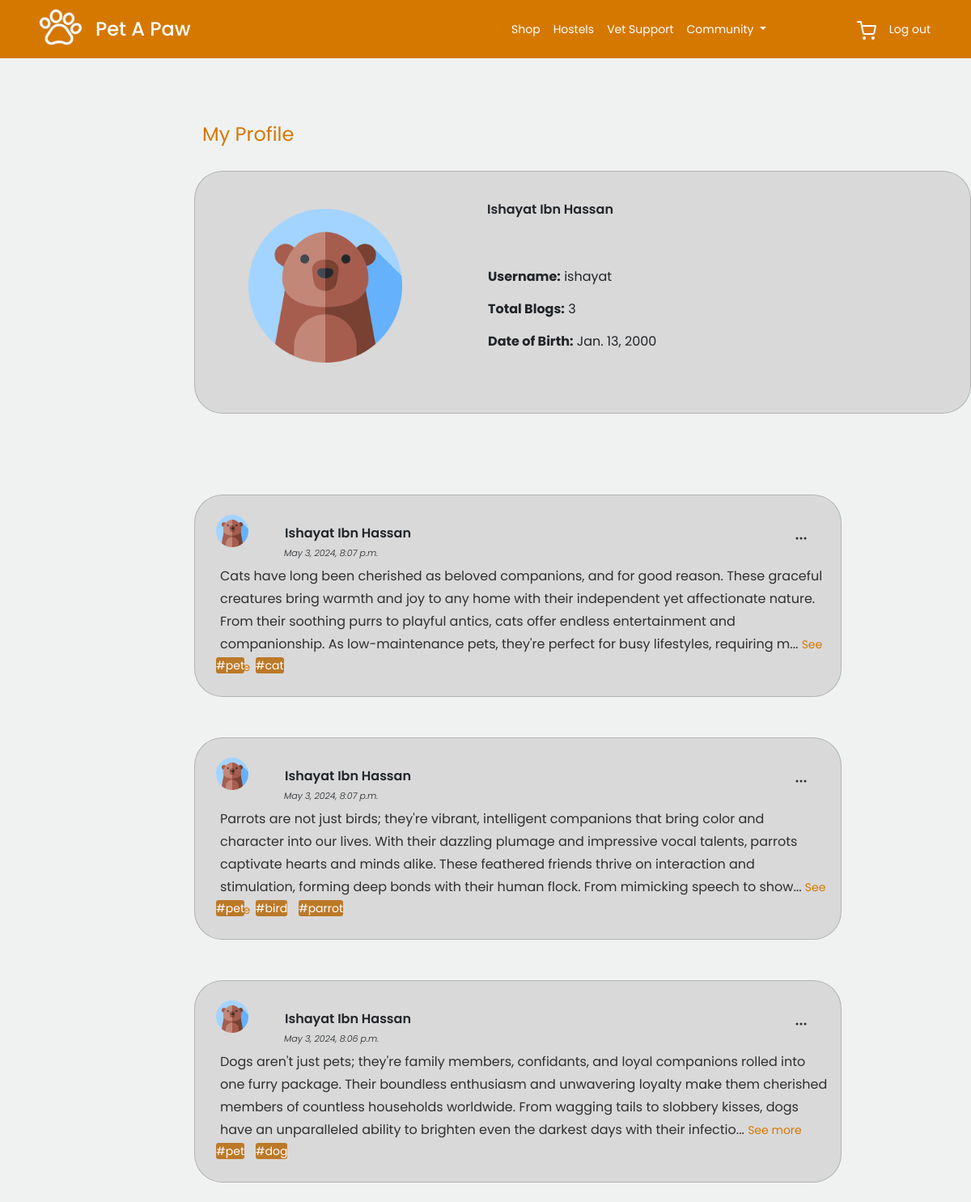
Screenshot of /blog/my_blog/ishayat/ (signed in) with the database file from the repository.
### home/models.py (models this page shows, shortened)
class UserProfile(models.Model):
    user = models.OneToOneField(User, on_delete=models.CASCADE)
    name = models.CharField(max_length=100)
    email = models.EmailField()
    phone_num = models.CharField(max_length=11)
    dob = models.DateField()
    street = models.CharField(max_length=100)
    house_no = models.CharField(max_length=20)
    area = models.CharField(max_length=100)
    image = models.ImageField(upload_to='user_images/', null=True, blank=True)

### blog/models.py (models this page shows, shortened)
class Blog(models.Model):
    blog_id = models.AutoField(primary_key=True)
    created_at = models.DateTimeField(auto_now_add=True)
    content = models.TextField()
    like_count = models.IntegerField(default=0)
    comment_count = models.IntegerField(default=0)
    user = models.ForeignKey(User, on_delete=models.CASCADE)
    liked_by = models.ManyToManyField(User, related_name='liked_blogs', blank=True)
    tags = models.ManyToManyField(Tag)

class Tag(models.Model):
    name = models.CharField(max_length=50)

### blog/views.py (the view)
# urls.py: path('my_blog/<slug:username>/', views.my_blogs, name='my_blogs'),
@login_required
def my_blogs(request, username):
    user = get_object_or_404(User, username=username)
    blogs = Blog.objects.filter(user=user).order_by('-created_at').all()
    context = {'blogs': blogs}
    return render(request, 'blog/my_blogs.html', context)

### blog/templates/blog/my_blogs.html (shortened to what this page needs)
{% extends 'base.html' %}
{% load static %}
{% block css %}
    <link rel="stylesheet" href="{% static 'css/my_blog.css' %}">
{% endblock %}
{% block content %}
    <h1>My Profile</h1>
    <div class="card mb-4 rounded-5 p-3 profile-card">
        <div class="card-content profile-card-content">
            <img class="profile-img" src="{{ user.userprofile.image.url }}">
            <p class="card-title">{{ user.userprofile.name }}</p>
            <p class="card-text profile-content user-name"><b>Username:</b> {{ request.user }}</p>
            <p class="card-text profile-content blog-count"><b>Total Blogs:</b> {{ blogs|length }}</p>
            <p class="card-text profile-content dob"><b>Date of Birth:</b> {{ request.user.userprofile.dob }}</p>
        </div>
    </div>
    {% for blog in blogs %}
        <div class="card mb-4 rounded-5 p-3 blog-card">
            <div class="card-content blog-card-content">
                <img class="blogger-img" src="{{ user.userprofile.image.url }}">
                <p class="card-title">{{ blog.user.userprofile.name }}</p>
                <h6 class="card-subtitle mb-2  blog-time">{{ blog.created_at }}</h6>
                <div class="dropdown three-dots-toggler">
                    <a class="" href="#" role="button" id="toggleLink" data-bs-toggle="dropdown"
                       aria-expanded="false">
                        <svg xmlns="http://www.w3.org/2000/svg" width="16" height="16" fill="currentColor"
                             class="bi bi-three-dots " viewBox="0 0 16 16">
                            <path d="M3 9.5a1.5 1.5 0 1 1 0-3 1.5 1.5 0 0 1 0 3m5 0a1.5 1.5 0 1 1 0-3 1.5 1.5 0 0 1 0 3m5 0a1.5 1.5 0 1 1 0-3 1.5 1.5 0 0 1 0 3"/>
                        </svg>
                    </a>
                </div>
                <a href="{% url 'single_blog' blog.blog_id %}">
                    {% if blog.content|length > 350 %}
                        <p class="card-text blog-content">{{ blog.content|slice:":350" }}... <span class="see-more">See more</span>
                        </p>
                    {% else %}
                        <p class="card-text blog-content">{{ blog.content }}</p>
                    {% endif %}
                </a>
                <div class="tags">
                    {% for tag in blog.tags.all %}
                        <a href="{% url 'blog_home' %}?searchInput={{ tag.name }}" class="tag">#{{ tag.name }}</a>
                    {% endfor %}
                </div>
            </div>
        </div>
    {% endfor %}
{% endblock %}

### templates/base.html (shortened to what this page needs)
{% load static %}
<!doctype html>
<html lang="en">
<head>
    <link href="https://cdnjs.cloudflare.com/ajax/libs/font-awesome/6.0.0-beta3/css/all.min.css" rel="stylesheet">
    <link href="https://cdn.jsdelivr.net/npm/bootstrap@5.3.3/dist/css/bootstrap.min.css" rel="stylesheet"
>
    <link rel="stylesheet" href="{% static 'css/navbar.css' %}">
    {% block css %} {% endblock %}
    <link rel="stylesheet" href="{% static base.css %}">
    <link rel="stylesheet" href="{% static 'css/style.css' %}">
    <link rel="stylesheet" href="{% static 'css/tiny-slider.css' %}">
</head>
<body>
<nav id="navbar-settings" class="navbar navbar-expand-md "
     arial-label="Furni navigation bar">
    <div class="container">
        <a href="{% url 'home' %}"><img src="{% static 'img/icon.png' %}" alt="Icon" class="icon-image"></a>
        <a class="navbar-brand" href="{% url 'home' %}">Pet A Paw</a>
        <div class="collapse navbar-collapse" id="navbarsFurni">
            <ul class="custom-navbar-nav navbar-nav ms-auto mb-2 mb-md-0">
                <li><a class="nav-link" href="{% url 'shop' %}">Shop</a></li>
                <li><a class="nav-link" href="{% url 'hostel' %}">Hostels</a></li>
                <li><a class="nav-link" href="{% url 'vet_home' %}">Vet Support</a></li>
                <li class="nav-item dropdown">
                    <a class="nav-link dropdown-toggle community-toggle" href="#" id="navbarDropdownMenuLink"
                       role="button"
                       data-bs-toggle="dropdown" aria-expanded="false">
                        Community
                    </a>
                </li>
            </ul>
            <ul class="custom-navbar-cta navbar-nav mb-2 mb-md-0 ms-5">
                {% if request.user.is_authenticated %}
                    <ul class="custom-navbar-cta navbar-nav mb-2 mb-md-0 ms-5">
                        <li><a class="nav-link" href="" id="cartButton"><img
                                src="{% static 'images/home_page/cart.svg' %}"></a>
                        </li>
                    </ul>
                    <a href="{% url 'logout' %}" class="nav-link">Log out</a>
                {% else %}
                    <a href="{% url 'login' %}" class="nav-link">Login</a>
                {% endif %}
            </ul>
        </div>
    </div>
</nav>
{% block content %}
{% endblock %}

### static/css/navbar.css (style rules this page uses)
#navbar-settings { height: 72px !important; background-color: #D57800; }
.icon-image { width: 66px; height: 56px; margin-bottom: 5px; }
.navbar-brand { display: inline-block; font-family: "Poppins", sans-serif !important; font-weight: 500; font-style: normal; font-size: 24px; color: #FFFFFF; margin-left: 10px; }
.nav-link { font-family: "Poppins", sans-serif; font-weight: 400; font-style: normal; font-size: 14px; color: #FFFFFF; }

### blog/static/css/my_blog.css (style rules this page uses)
h1 { font-family: "Poppins", sans-serif; font-weight: 400; font-style: normal; font-size: 24px; color: #D57800; margin-top: 80px; margin-left: 250px; }
.profile-card { background-color: #D9D9D9; max-width: 1000px; height: 300px; border-radius: 35px !important; margin-top: 30px; margin-left: 240px; padding: 0px; font-family: "Poppins", sans-serif; margin-bottom: 100px !important; }
.profile-card-content { display: flex; align-items: flex-start; position: relative; }
.profile-img { width: 190px; height: 190px; margin-right: 80px; margin-left: 50px; margin-top: 30px; }
.card-title { margin-top: 50px; margin-left: 25px; margin-bottom: 5px; font-weight: 600; font-style: normal; font-size: 16px; font-family: "Poppins", sans-serif; font-weight: 500; font-style: normal; font-size: 20px; }
.user-name { position: absolute; top: 100px; left: 346px; font-weight: 400; font-style: normal; font-size: 16px; }
.blog-count { position: absolute; top: 140px; left: 346px; font-weight: 400; font-style: normal; font-size: 16px; }
.dob { position: absolute; top: 180px; left: 346px; font-weight: 400; font-style: normal; font-size: 16px; }
.blog-card { margin-top: 50px; background-color: #D9D9D9; max-width: 800px; height: 250px; border-radius: 35px !important; margin-left: 240px; padding: 0px; font-family: "Poppins", sans-serif; }
.blog-card-content { display: flex; align-items: flex-start; position: relative; }
.blogger-img { width: 40px; height: 40px; margin-right: 20px; margin-left: 10px; margin-top: 8px; }
.card-title { margin-top: 17px; font-weight: 600; font-style: normal; font-size: 16px; }
.blog-time { font-weight: 300; font-style: italic; font-size: 11px; position: absolute; top: 53px; left: 94px; }
.three-dots-toggler { position: absolute; top: 22px; right: 25px; }
.blog-content { margin-top: 10px; position: absolute; top: 60px; left: 15px; font-weight: 400; font-style: normal; font-size: 16px; }
a { text-decoration: none; color: black; }
.see-more { text-decoration: none; color: #D57800; font-size: 14px; }
.tags { position: absolute; top: 180px; left: 10px; }
.tags a { margin-right: 10px; text-decoration: none; color: white; background-color: #bc7928; border-radius: 3px; width: 100px; }

### home/static/css/style.css (style rules this page uses)
body { overflow-x: hidden; position: relative; }
body { font-family: 'Poppins' !important; font-weight: 400; line-height: 28px; color: #6a6a6a; font-size: 14px; background-color: #eff2f1; }
a { text-decoration: none; -webkit-transition: .3s all ease; -o-transition: .3s all ease; transition: .3s all ease; color: #2f2f2f; text-decoration: underline; font-family: 'Poppins' !important; }

### rows the page displays
Blog: userprofile.image (picture), user.userprofile.name "Ishayat Ibn Hassan", created_at "May 3, 2024, 8:07 p.m.", content "Cats have long been cherished as beloved companions, and for good reason. These graceful creatures bring warmth and joy to any home with their independent yet affectionate nature. From their soothing purrs to playful antics, cats offer endless entertainment and companionship. As low-maintenance pets, they're perfect for busy lifestyles, requiring m"
Tag: name "pet"
Tag: name "cat"
Blog: userprofile.image (picture), user.userprofile.name "Ishayat Ibn Hassan", created_at "May 3, 2024, 8:07 p.m.", content "Parrots are not just birds; they're vibrant, intelligent companions that bring color and character into our lives. With their dazzling plumage and impressive vocal talents, parrots captivate hearts and minds alike. These feathered friends thrive on interaction and stimulation, forming deep bonds with their human flock. From mimicking speech to show"
Tag: name "bird"
Tag: name "parrot"
Blog: userprofile.image (picture), user.userprofile.name "Ishayat Ibn Hassan", created_at "May 3, 2024, 8:06 p.m.", content "Dogs aren't just pets; they're family members, confidants, and loyal companions rolled into one furry package. Their boundless enthusiasm and unwavering loyalty make them cherished members of countless households worldwide. From wagging tails to slobbery kisses, dogs have an unparalleled ability to brighten even the darkest days with their infectio"
Tag: name "dog"

### other values shown
{{ user.userprofile.name }} "Ishayat Ibn Hassan"
{{ request.user }} "ishayat"
{{ blogs|length }} "3"
{{ request.user.userprofile.dob }} "Jan. 13, 2000"
